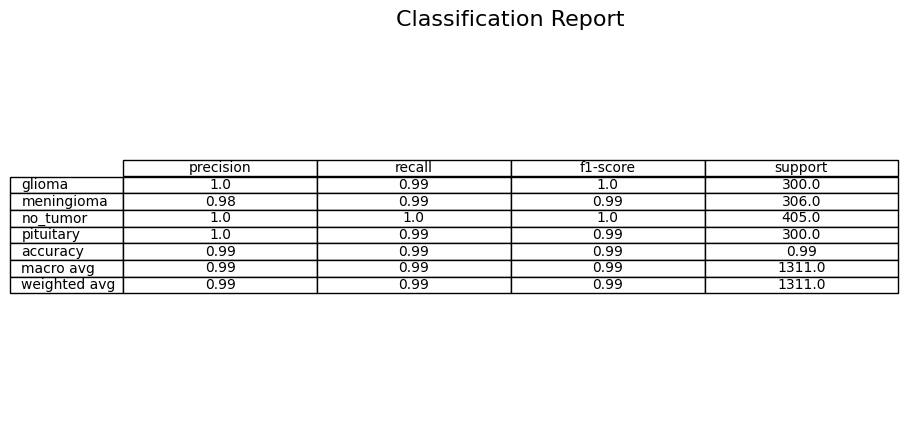

The Python source for this figure:
import torch
from sklearn.metrics import classification_report
from torchvision.datasets import ImageFolder
from torch.utils.data import DataLoader
import torchvision.transforms as transforms
import matplotlib.pyplot as plt
import pandas as pd

from ResNet18 import ResNetForClassification  # Your custom model import

def generate_classification_report(model, dataloader, device, class_names):
    """
    Generate a classification report for a trained model on a test dataset and save it as a table image.

    :param model: Trained PyTorch model.
    :param dataloader: DataLoader for the test dataset.
    :param device: Device to run the evaluation on (e.g., 'cuda' or 'cpu').
    :param class_names: List of class names.
    """
    model.eval()
    all_preds = []
    all_labels = []

    with torch.no_grad():
        for inputs, labels in dataloader:
            inputs, labels = inputs.to(device), labels.to(device)
            outputs = model(inputs)
            _, preds = torch.max(outputs, 1)
            all_preds.extend(preds.cpu().numpy())
            all_labels.extend(labels.cpu().numpy())

    # Generate classification report as a dictionary
    report_dict = classification_report(all_labels, all_preds, target_names=class_names, output_dict=True)
    report_df = pd.DataFrame(report_dict).transpose()

    # Save classification report as an image
    fig, ax = plt.subplots(figsize=(10, 5))
    ax.axis('tight')
    ax.axis('off')
    ax.table(cellText=report_df.round(2).values,
             colLabels=report_df.columns,
             rowLabels=report_df.index,
             cellLoc='center',
             loc='center')
    plt.title("Classification Report", fontsize=16)
    plt.savefig("classification_report.png", bbox_inches="tight")
    print("Classification report saved as 'classification_report.png'.")

if __name__ == "__main__":
    # Load your trained model
    model = ResNetForClassification(num_classes=4)  # Adjust num_classes as needed
    model.load_state_dict(torch.load("C:/Projects/MRI_CNN/trained_model_epoch_10.pth"))
    model.eval()

    # Define device
    device = torch.device("cuda" if torch.cuda.is_available() else "cpu")
    model.to(device)

    # Load test dataset
    test_dir = "C:/Projects/MRI_CNN/dataset/test"
    transform = transforms.Compose([
        transforms.Resize((224, 224)),
        transforms.ToTensor(),
        transforms.Normalize(mean=[0.5, 0.5, 0.5], std=[0.5, 0.5, 0.5])  # Adjusted to match training normalization
    ])
    test_dataset = ImageFolder(test_dir, transform=transform)
    test_loader = DataLoader(test_dataset, batch_size=16, shuffle=False)

    # Class names
    class_names = test_dataset.classes
    print(test_dataset.classes)
 

    # Generate the classification report
    generate_classification_report(model, test_loader, device, class_names)
